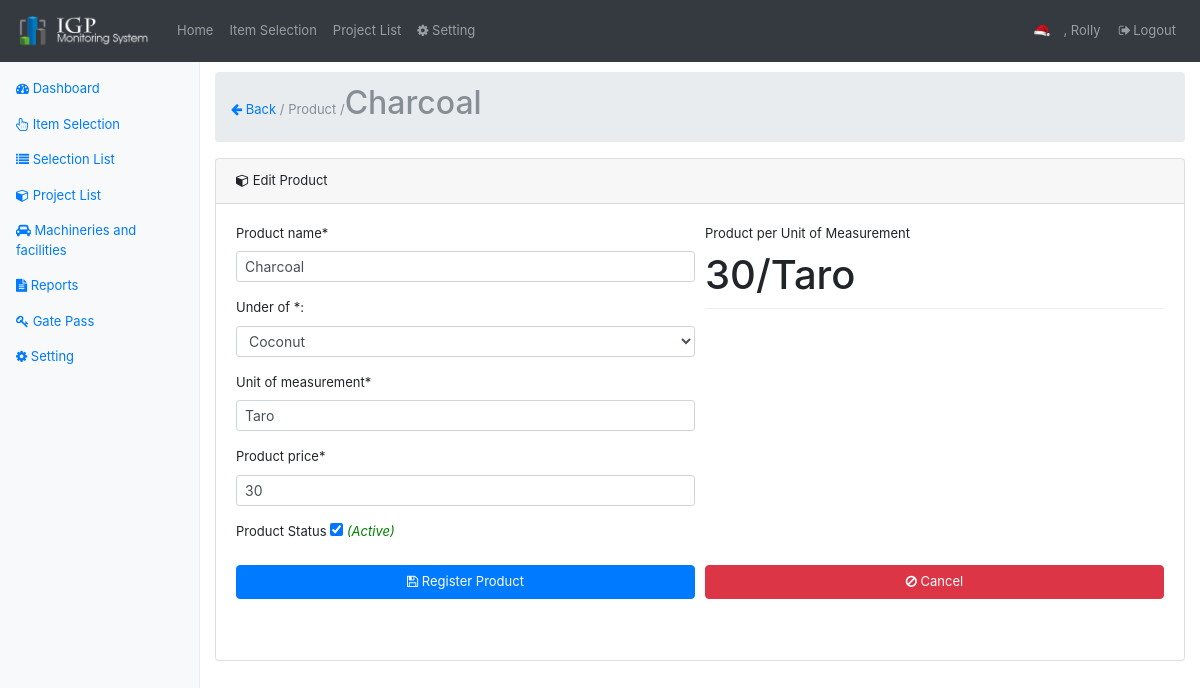
The app's page /product-register.php?edit=3 (signed in), older data.
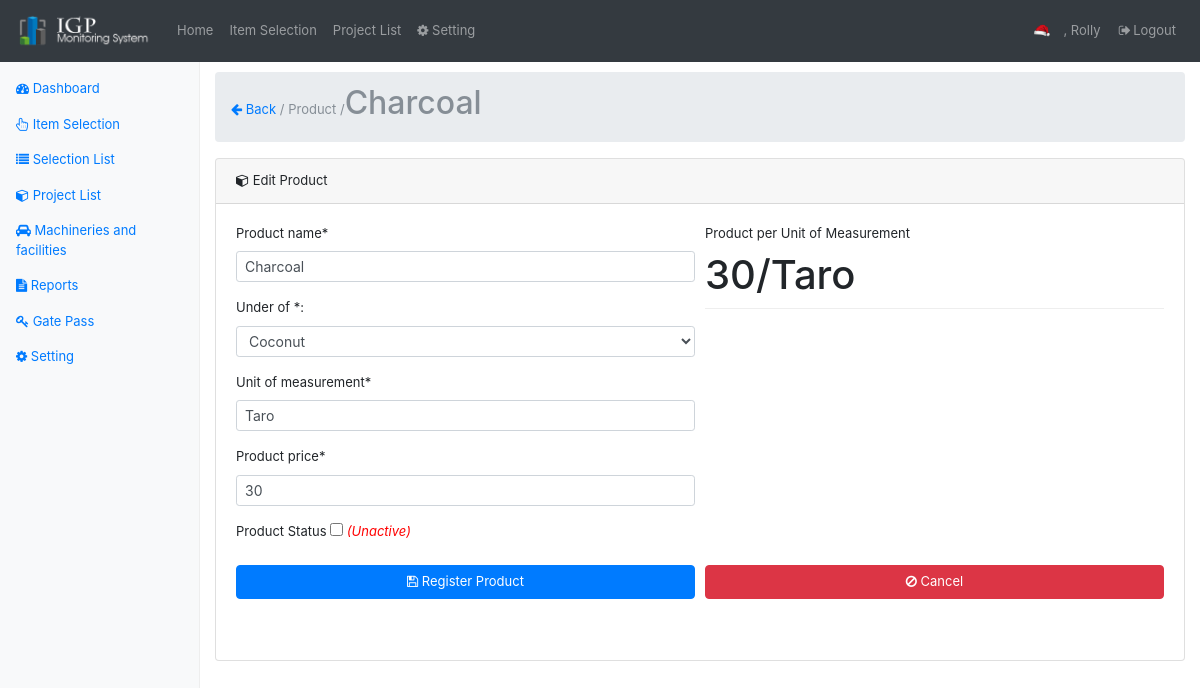
The same page, newer data.
### tables this page shows
CREATE TABLE `products` (
  `product_id` int(11) NOT NULL,
  `product_name` varchar(45) DEFAULT NULL,
  `product_price` int(11) DEFAULT NULL,
  `created_on` timestamp NULL DEFAULT CURRENT_TIMESTAMP,
  `created_by` int(11) DEFAULT NULL,
  `project_id` int(11) DEFAULT NULL,
  `unit_of_measurement` varchar(45) DEFAULT NULL,
  `product_status` enum('Y','N') DEFAULT 'Y',
  `project_specific_id` varchar(45) DEFAULT NULL,
  `item_code` varchar(45) DEFAULT NULL,
  `item_description` varchar(245) DEFAULT NULL
);

CREATE TABLE `product_price` (
  `price_id` int(11) NOT NULL,
  `price` double DEFAULT NULL,
  `created_updated_on` timestamp NULL DEFAULT CURRENT_TIMESTAMP,
  `created_by` int(11) DEFAULT NULL
);

### classes/DbConfig.php (called while the page is built, shortened)
<?php
class DbConfig
{
    private $_host = 'localhost';
    private $_username = 'root';
    private $_password = '';
    private $_database = 'monitoringsystem';
    protected $connection;
    public function __construct()
    {
        if (!isset($this->connection)) {
            $this->connection = new mysqli($this->_host, $this->_username, $this->_password, $this->_database);
        }
        return $this->connection;
    }
}
?>

### classes/Crud.php (called while the page is built, shortened)
<?php
include_once 'DbConfig.php';
class Crud extends DbConfig
{
    public function getData($query)
    {
        $result = $this->connection->query($query);
        $rows = array();
        while ($row = $result->fetch_assoc()) {
            $rows[] = $row;
        }
        return $rows;
    }
    public function escape_string($value)
    {
        return $this->connection->real_escape_string($value);
    }
}
?>

### product-register.php (the view, shortened to what this page needs)
<?php
    require_once('layout/header.php');
    require_once('classes/Crud.php');
    $crud = new Crud();
    $projects = $crud->getData("SELECT * FROM projects;");
    $product_name = "";
    $price= "";
    $project_id   = "";
    $unit_of_measurement ="";
    $product_status="";
    $found=false;
    $add=true;
    if(isset($_GET['edit'])){
        $id = $crud->escape_string($_GET['edit']);
       if(is_numeric($id) && $id!=''){
              $products = $crud->getData("SELECT * FROM products p ".
                                         "INNER JOIN product_price pp ON pp.price_id= p.product_price WHERE product_id=".$_GET['edit']);
              $found=(count($products)==1)?true:false;
              $add=false;
              foreach ($products as $res) {
                  $product_name = $res['product_name'];
                  $price        =$res['price'];
                  $project_id   = $res['project_id'];
                  $unit_of_measurement =$res['unit_of_measurement'];
                  $product_status =$res['product_status'];
              }
        }
    }
?>
<link href="assets/bootstrap-datepicker3.min.css" rel="stylesheet">
<?php require_once('layout/nav.php');?>
        <main role="main" class="col-sm-9 ml-sm-auto col-md-10 pt-3">
           <nav aria-label="breadcrumb" role="navigation">
              <ol class="breadcrumb">
                    <li class="breadcrumb-item active" aria-current="page"><a href='project-list.php'><i class="fa fa-arrow-left" aria-hidden="true"></i> Back</a> / Product /<h2><?php echo  $product_name;?></h2> </li>
              </ol>
           </nav>
         <div class="card">
              <div class="card-header">
                    <i class="fa fa-cube" aria-hidden="true"></i>  <?php echo($add)?'Add':'Edit';?> Product
              </div>
              <div class="card-body">
                 <?php if($found || $add){?>
                      <div class="row">
                        <div class="col-md-12">
                               <form data-toggle="validator" role="form" id="form">
                                        <div class="form-row">
                                              <div class="col-md-6">
                                                  <div class="form-group">
                                                        <label >Product name*</label>
                                                        <input class="form-control form-control-sm" id="product_name" name="product_name" type="text"  placeholder="Enter product name" required
                                                        value="<?php echo $product_name;?>">
                                                  </div>
                                                   <div class="form-group">
                                                  <label>Under of *:</label>
                                                        <select required class="form-control form-control-sm" id="project" name="project">
                                                              <?php
                                                                  foreach ($projects as $res) {
                                                              ?>
                                                              <option value="<?php echo $res['project_id'];?>"
                                                                <?php echo($res['project_id']==$project_id)?'Selected':'';?>
                                                                ><?php echo $res['project_name'];?></option>
                                                              <?php } ?>
                                                        </select>
                                                  </div>
                                                  <div class="form-group">
                                                        <label >Unit of measurement*</label>
                                                        <input class="form-control form-control-sm" id="measurement" name="measurement" type="text"  placeholder="example: kilo" required value="<?php echo $unit_of_measurement;?>">
                                                  </div>
                                                  <div class="form-group">
                                                        <label >Product price*</label>
                                                        <input class="form-control form-control-sm" id="price" name="price" type="text"  placeholder="0.00" required value="<?php echo $price;?>">
                                                  </div>
                                                  <div class="form-group">
                                                              <label for="check">Product Status</label>
                                                              <input  id="product_status" name="product_status" type="checkbox"
                                                              <?php echo($product_status=='Y')?'checked':'';?> />
                                                              <span id="stat" class="italic <?php echo($product_status=='Y')?'green':'red';?>"><?php echo($product_status=='Y')?'(Active)':'(Unactive)';?></span>
                                                  </div>
                                              </div>
                                              <div class="col-md-6">
                                                 <div class="form-group">
                                                      <label for="exampleInputLastName">Product per Unit of Measurement</label>
                                                      <h1><span id="price_"><?php echo ($price=="")?'Price':$price;?></span>/<span id="measurement_"><?php echo ($unit_of_measurement=="")?'Measurement':$unit_of_measurement;?></span></h1>
                                                  </div>
                                              </div>
                                        </div>
                                        <div class="form-group">
                                          <div class="form-row">
                                              <div class="col-md-6">
                                                  <button type="submit" name="submit" class="btn btn-primary btn-block" ><i class="fa fa-floppy-o" aria-hidden="true"></i> Register Product</button>
                                              </div>
                                              <br/><br/>
                                              <div class="col-md-6">
                                                  <button id="cancel" class="btn btn-danger btn-block" ><i class="fa fa-ban" aria-hidden="true"></i> Cancel</button>
                                              </div>
                                          </div>
                                      </div>
                              </form>
                              <br/>
                      </div>
                  </div>
                  <?php }else{?>
                         <h2 style="text-align: center;width: 100%;"><span style='color:red;'>SYSTEM ERROR 404:</span><br/><small>Product Not Found, maybe because product is not exist.</small></h2>
                  <?php } ?>
              </div>
        </div>
        </div>
<?php require_once('layout/footer.php');?>

### layout/header.php (shortened to what this page needs)
<!DOCTYPE html>
<html lang="en">
<head><meta http-equiv="Content-Type" content="text/html; charset=UTF-8">
          <link href="./assets/font-awesome/css/font-awesome.min.css" rel="stylesheet" type="text/css">
          <link href="./assets/bootstrap.min.css" rel="stylesheet">
          <link href="./assets/dashboard.css" rel="stylesheet">
          <link href="./assets/animate.css" rel="stylesheet">
</head>
<body>
    <header>
          <nav class="navbar navbar-expand-md navbar-dark fixed-top bg-dark">
            <a class="navbar-brand" href="dashboard.php"><img src="img/logo.png" style="width: 137px;" /></a>
            <div class="collapse navbar-collapse" id="navbarsExampleDefault">
              <ul class="navbar-nav mr-auto">
                <li class="nav-item">
                  <a class="nav-link <?php echo (basename($_SERVER['PHP_SELF'])=="index.php")? 'active': '';?>"  href="index.php"> Home </a>
                </li>
                 <li class="nav-item">
                  <a class="nav-link <?php echo (basename($_SERVER['PHP_SELF'])=="item-selection.php")? 'active': '';?>" href="item-selection.php"> Item Selection</a>
                </li>
                <li class="nav-item">
                  <a class="nav-link <?php echo (basename($_SERVER['PHP_SELF'])=="project-list.php")|| (basename($_SERVER['PHP_SELF'])=="project-list-spec.php")? 'active': '';?>" href="project-list.php"> Project List </a>
                </li>
                <li class="nav-item">
                  <a class="nav-link <?php echo (basename($_SERVER['PHP_SELF'])=="setting.php")? 'active': '';?>" href="setting.php"><i class="fa fa-cog" aria-hidden="true"></i> Setting</a>
                </li>
              </ul>
              <ul class="navbar-nav ml-auto">
                <li class="nav-item">
                      <img src="<?php echo ($_SESSION['pic']=='')? 'img/pic_avatar.jpg':$_SESSION['pic'];?>" width="20" height="20" />
                      <a class="nav-link " title=" Update Profile Information" style="display: inline-block;" href="user-edit.php?u=<?php echo $_SESSION['user_id'];?>"> <?php echo $_SESSION['lastname'].', '.$_SESSION['firstname'];?> </a>
                </li>
                <li class="nav-item">
                      <a class="nav-link" href="javascript:void(0)" onclick="logout()"><i class="fa fa-fw fa-sign-out"></i>Logout</a>
                </li>
              </ul>
            </div>
          </nav>
    </header>

### layout/nav.php
<div class="container-fluid">
 <div class="row">
     <nav class="col-sm-3 col-md-2 d-none d-sm-block bg-light sidebar">
              <ul class="nav nav-pills flex-column ">
                <li class="nav-item">
                  <a class="nav-link <?php echo (basename($_SERVER['PHP_SELF'])=="index.php")? 'active': '';?>"  href="index.php"><i class="fa fa-tachometer"></i> Dashboard</a>
                </li>
                <li class="nav-item">
                      <a class="nav-link <?php echo (basename($_SERVER['PHP_SELF'])=="item-selection.php")? 'active': '';?>" href="item-selection.php"  ><i class="fa fa-hand-pointer-o"></i> Item Selection</a>
                </li>
                <li class="nav-item">
                  <a class="nav-link <?php echo (basename($_SERVER['PHP_SELF'])=="item-selection-list.php") || (basename($_SERVER['PHP_SELF'])=="item-buy.php")? 'active': '';?>"  href="item-selection-list.php"><i class="fa fa-list"></i> Selection List</a>
                </li>
                <li class="nav-item">
                  <a class="nav-link <?php echo (basename($_SERVER['PHP_SELF'])=="project-list.php") || (basename($_SERVER['PHP_SELF'])=="project-list-spec.php")? 'active': '';?>" href="project-list.php"><i class="fa fa-cube"></i> Project List </a>
                </li>
                <li class="nav-item">
                  <a class="nav-link <?php echo (basename($_SERVER['PHP_SELF'])=="project-lists.php") || (basename($_SERVER['PHP_SELF'])=="project-list-spece.php")? 'active': '';?>" href="project-list.php"><i class="fa fa-car"></i> Machineries and facilities  </a>
                </li>
                <li class="nav-item">
                  <a class="nav-link <?php echo (basename($_SERVER['PHP_SELF'])=="report.php")? 'active': '';?>" href="report.php"><i class="fa fa-file-text" ></i> Reports</a>
                </li>
                <li class="nav-item">
                  <a class="nav-link <?php echo (basename($_SERVER['PHP_SELF'])=="gatepass.php")? 'active': '';?>" href="gatepass.php"><i class="fa fa-key" aria-hidden="true"></i> Gate Pass</a>
                </li>
                <li class="nav-item">
                  <a class="nav-link <?php echo (basename($_SERVER['PHP_SELF'])=="setting.php")? 'active': '';?>" href="setting.php"><i class="fa fa-cog" aria-hidden="true"></i> Setting</a>
                </li>
              </ul>
    </nav>

### layout/footer.php (shortened to what this page needs)
	</div>
</body>
</html>

### assets/dashboard.css (style rules this page uses)
body { padding-top: 3.5rem; }
h1 { padding-bottom: 9px; margin-bottom: 20px; border-bottom: 1px solid #eee; }
.sidebar { position: fixed; top: 51px; bottom: 0; left: 0; z-index: 1000; padding: 20px 0; overflow-x: hidden; overflow-y: auto; border-right: 1px solid #eee; }
.sidebar .nav { margin-bottom: 20px; }
.sidebar .nav-item { width: 100%; }
.sidebar .nav-item + .nav-item { margin-left: 0; }
.sidebar .nav-link { border-radius: 0; }
h2 { display: inline-block !important; }
.red { color: red; }
.italic { font-style: italic; }
.green { color: green; }

### layout/header.php (style rules this page uses)
body { font-size: 13px !important; }
.btn { font-size: 13px; }

Row changes from the older to the newer data that the page shows:
changed products "Taro": product_status "☑" → "☐"
Text that changed along with them:
text no longer shown: "(Active)"
text now shown: "(Unactive)"
